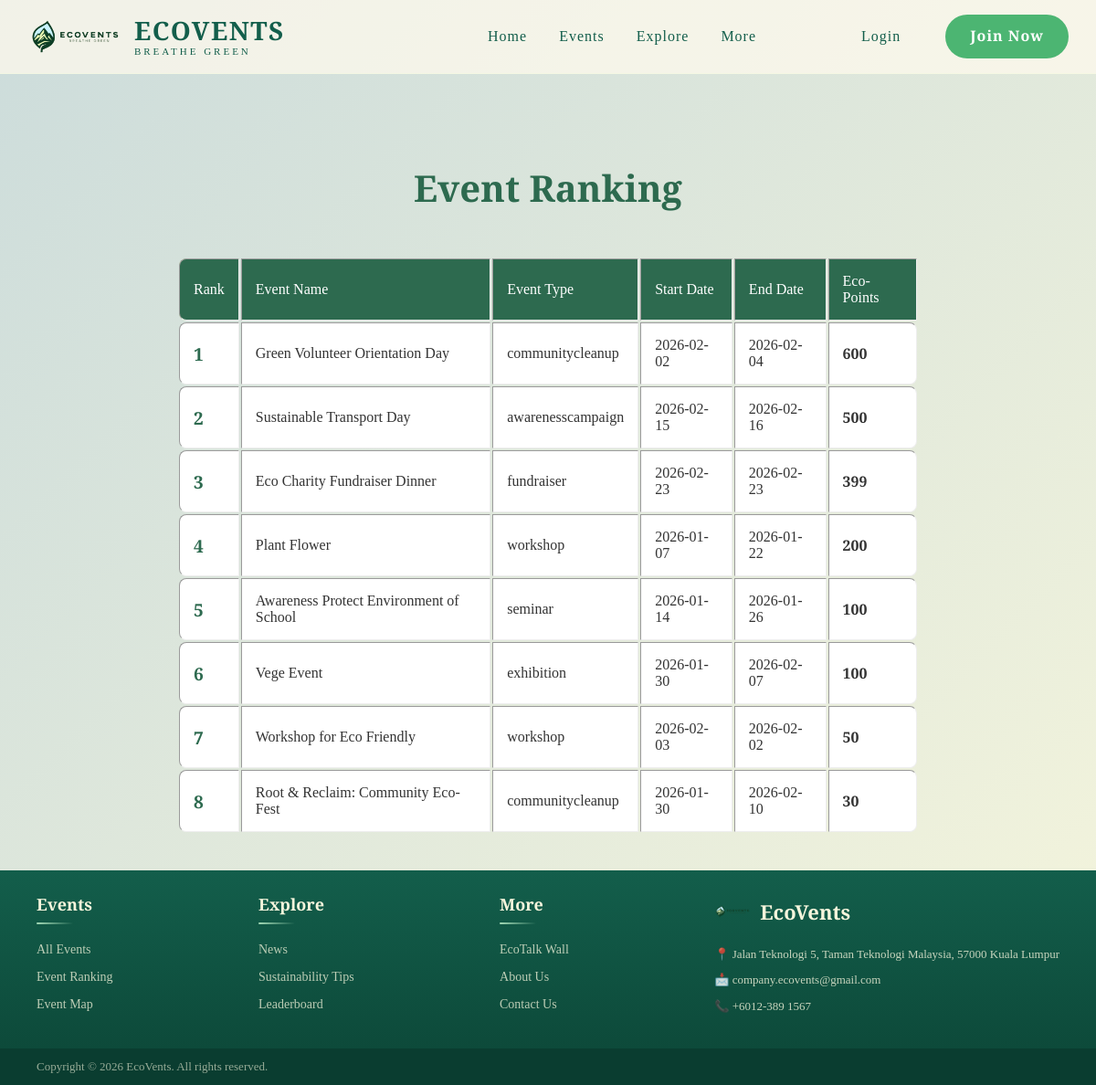
/ranking.php, run on the app's committed database.
### tables this page shows
CREATE TABLE `event` (
  `eventID` int(11) NOT NULL,
  `user_id` varchar(255) NOT NULL,
  `event_name` varchar(255) NOT NULL,
  `event_type` varchar(255) NOT NULL,
  `description` text NOT NULL,
  `start_date` date NOT NULL,
  `end_date` date NOT NULL,
  `start_time` time NOT NULL,
  `end_time` time NOT NULL,
  `sustainability` varchar(255) NOT NULL,
  `maximum_participant` int(11) NOT NULL,
  `earns_point` int(11) NOT NULL,
  `registration_deadlines` date NOT NULL,
  `participant_categories` varchar(255) NOT NULL,
  `image` varchar(255) NOT NULL,
  `event_cost` int(11) NOT NULL,
  `location` varchar(255) NOT NULL,
  `transportation_plan` varchar(255) NOT NULL,
  `collaborator_email` varchar(100) NOT NULL,
  `collaborator_category` varchar(100) NOT NULL,
  `organizer_name` varchar(100) NOT NULL,
  `organizer_email` varchar(100) NOT NULL,
  `organizer_contact_no` int(11) NOT NULL,
  `carbon_reduction` int(11) NOT NULL,
  `status` varchar(50) NOT NULL,
  `created_at` timestamp NOT NULL DEFAULT current_timestamp(),
  `updated_at` timestamp NOT NULL DEFAULT current_timestamp() ON UPDATE current_timestamp()
);

### ranking.php (the view, shortened to what this page needs)
<?php
include "connect.php";
?>
<!DOCTYPE html>
<html lang="en">
<head>
<link rel="stylesheet" href="homepage.css">
</head>
<body>
<?php include 'guestNavigation.php';?>
<section class="ranking-section">
    <center>
        <br>
        <h1>Event Ranking</h1>
        <br>
        <table border="1" style="width: 70%">
            <tr bgcolor="#dfffc1">
                <th>Rank</th>
                <th>Event Name</th>
                <th>Event Type</th>
                <th>Start Date</th>
                <th>End Date</th>
                <th>Eco-Points</th>
            </tr>
            <?php
                $sql = "SELECT * FROM event
                        WHERE status = 'approved'
                        ORDER BY earns_point DESC";
                $result = mysqli_query($dbConn, $sql);
                $rank = 1;
                while ($rows = mysqli_fetch_array($result)) {
                    echo "<tr>";
                    echo "<td>".$rank."</td>";
                    echo "<td>".$rows['event_name']."</td>";
                    echo "<td>".$rows['event_type']."</td>";
                    echo "<td>".$rows['start_date']."</td>";
                    echo "<td>".$rows['end_date']."</td>";
                    echo "<td>".$rows['earns_point']."</td>";
                    echo "</tr>";
                    $rank++;
                }
            ?>
        </table>
    </center>
</section>
<?php include 'guestFooter.php';?>
</body>
</html>

### guestNavigation.php (shortened to what this page needs)
<nav id="navbar">
    <div class="nav-container">
        <a href="index.php" class="logo-container">
            <img src="../imagessssss/LOGO.png" class="logo-image" onerror="this.style.display='none'">
            <div class="logo-text">
                <span class="brand-name">ECOVENTS</span>
                <span class="tagline">BREATHE GREEN</span>
            </div>
        </a>
        <ul class="nav-links">
            <li><a href="index.php"class="active">Home</a></li>
            <li class="nav-dropdown">
                <a>Events</a>
            </li>
            <li class="nav-dropdown">
                <a>Explore</a>
            </li>
            <li class="nav-dropdown">
                <a>More</a>
            </li>
            <li><a class="nav-cta" href="#" onclick="openbox()">Login</a></li>
            <li><a class="nav-cta" href="#" onclick="openSignbox()">Join Now</a></li>
        </ul>
    </div>
</nav>

### guestFooter.php (shortened to what this page needs)
<footer class="eco-footer">
    <div class="footer-main">
        <div class="footer-container">
            <div class="footer-column">
                <h4>Events</h4>
                <ul class="footer-links">
                    <li><a href="allEvents.php">All Events</a></li>
                    <li><a href="ranking.php">Event Ranking</a></li>
                    <li><a href="eventMap.php">Event Map</a></li>
                </ul>
            </div>
            <div class="footer-column">
                <h4>Explore</h4>
                <ul class="footer-links">
                    <li><a href="newsLetter.php">News</a></li>
                    <li><a href="tipsss.php">Sustainability Tips</a></li>
                    <li><a href="leaderBoard.php">Leaderboard</a></li>
                </ul>
            </div>
            <div class="footer-column">
                <h4>More</h4>
                <ul class="footer-links">
                    <li><a href="ecoTalkWall.php">EcoTalk Wall</a></li>
                    <li><a href="aboutUs.php">About Us</a></li>
                    <li><a href="contactus.php">Contact Us</a></li>
                </ul>
            </div>
            <div class="footer-column footer-newsletter">
                <div class="footer-brand">
                    <div class="brand-icon">
                        <img src="../imagessssss/LOGO.png" alt="EcoVents Logo">
                    </div>
                    <span>EcoVents</span>
                </div>
                <div class="footer-contact-info">
                    <p>📍 <a href="https://share.google/eG8eGUbZSZh9mvSAm">Jalan Teknologi 5, Taman Teknologi Malaysia, 57000 Kuala Lumpur</a></p>
                    <p>📩 <a href="mailto:company.ecovents@gmail.com">company.ecovents@gmail.com</a></p>
                    <p>📞 +6012-389 1567</p>
                </div>
            </div>
        </div>
    </div>
    <div class="footer-bottom">
        <div class="footer-bottom-container">
            <p class="copyright">Copyright © 2026 EcoVents. All rights reserved.</p>
        </div>
    </div>
</footer>

### ranking.php (style rules this page uses)
body { min-height: 100vh; display: flex; flex-direction: column; }
td { font-family: 'Tinos', serif; }

### data on the page
event: event_name "Green Volunteer Orientation Day", event_type "communitycleanup", start_date "2026-02-02", end_date "2026-02-04", earns_point "600"
event: event_name "Sustainable Transport Day", event_type "awarenesscampaign", start_date "2026-02-15", end_date "2026-02-16", earns_point "500"
event: event_name "Eco Charity Fundraiser Dinner", event_type "fundraiser", start_date "2026-02-23", end_date "2026-02-23", earns_point "399"
event: event_name "Plant Flower", event_type "workshop", start_date "2026-01-07", end_date "2026-01-22", earns_point "200"
event: event_name "Awareness Protect Environment of School", event_type "seminar", start_date "2026-01-14", end_date "2026-01-26", earns_point "100"
event: event_name "Vege Event", event_type "exhibition", start_date "2026-01-30", end_date "2026-02-07", earns_point "100"
event: event_name "Workshop for Eco Friendly", event_type "workshop", start_date "2026-02-03", end_date "2026-02-02", earns_point "50"
event: event_name "Root & Reclaim: Community Eco-Fest", event_type "communitycleanup", start_date "2026-01-30", end_date "2026-02-10", earns_point "30"
